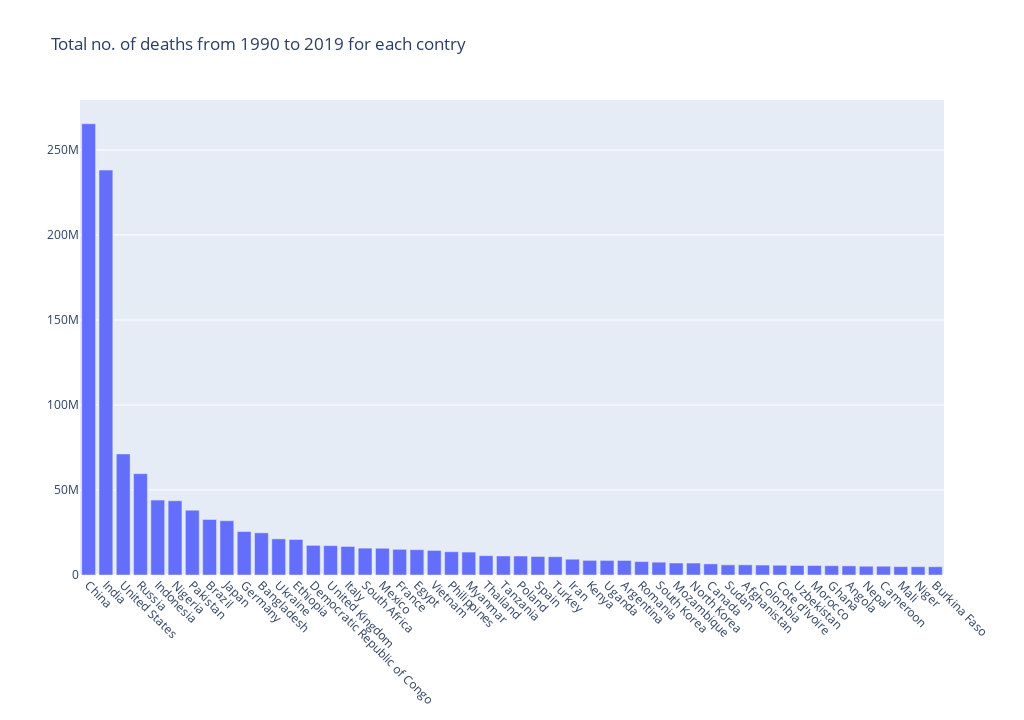

The cell this chart's notebook holds for it:
### Code cell
fig = go.Figure()
fig.add_trace(go.Bar(y=total_ofDeaths['Total of deaths'], x=total_ofDeaths.index[:50]))
fig.update_layout(height=720, width=1024,title_text="Total no. of deaths from 1990 to 2019 for each contry",
                          xaxis = go.layout.XAxis( tickangle = 45))

### Figure 1 — Plotly figure (JSON) as saved in the notebook; plotly's stock layout.template omitted (floating-point values rounded to 4 significant figures; data arrays with more than 128 entries replaced by an {"elided": "..."} marker saying what was removed)
{"data": [{"type": "bar", "x": ["China", "India", "United States", "Russia", "Indonesia", "Nigeria", "Pakistan", "Brazil", "Japan", "Germany", "Bangladesh", "Ukraine", "Ethiopia", "Democratic Republic of Congo", "United Kingdom", "Italy", "South Africa", "Mexico", "France", "Egypt", "Vietnam", "Philippines", "Myanmar", "Thailand", "Tanzania", "Poland", "Spain", "Turkey", "Iran", "Kenya", "Uganda", "Argentina", "Romania", "South Korea", "Mozambique", "North Korea", "Canada", "Sudan", "Afghanistan", "Colombia", "Cote d'Ivoire", "Uzbekistan", "Morocco", "Ghana", "Angola", "Nepal", "Cameroon", "Mali", "Niger", "Burkina Faso"], "y": {"elided": "204 int values"}}], "layout": {"height": 720, "title": {"text": "Total no. of deaths from 1990 to 2019 for each contry"}, "width": 1024, "xaxis": {"tickangle": 45}}}
